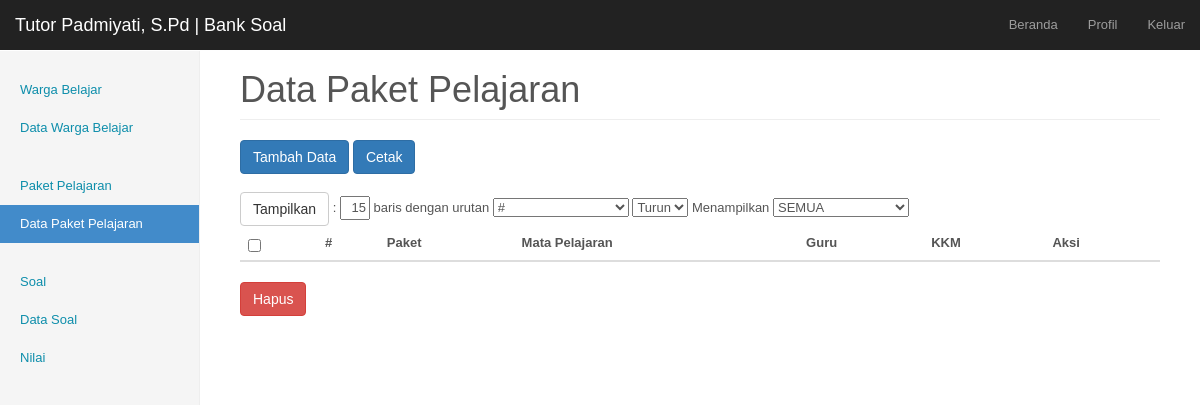
/tutor/index.php?p=data_paket_pelajaran (signed in), run on the app's committed database.
### tables this page shows
CREATE TABLE IF NOT EXISTS `guru` (
  `id_guru` int(3) NOT NULL AUTO_INCREMENT,
  `nip` varchar(22) NOT NULL,
  `nama` varchar(85) NOT NULL,
  `jenis_kelamin` enum('l','p') NOT NULL,
  `tempat_lahir` varchar(75) NOT NULL,
  `tanggal_lahir` date NOT NULL,
  `alamat` varchar(150) NOT NULL,
  `id_sekolah` int(4) NOT NULL,
  `sebagai` enum('guru','admin') NOT NULL,
  `pendidikan_akhir` varchar(30) NOT NULL,
  `username` varchar(20) NOT NULL,
  `password` varchar(12) NOT NULL,
  `tgl_input` date NOT NULL,
  PRIMARY KEY (`id_guru`)
);

CREATE TABLE IF NOT EXISTS `menu` (
  `id_menu` int(2) NOT NULL AUTO_INCREMENT,
  `login` enum('guru','admin','semua') NOT NULL,
  `menu` varchar(250) NOT NULL,
  `link` varchar(450) NOT NULL,
  `tempat` enum('atas','bawah') NOT NULL,
  `level` int(1) NOT NULL,
  PRIMARY KEY (`id_menu`)
);

### tutor/index.php (called while the page is built)
<?php
	require "halaman.php";
?>

### tutor/halaman.php (shortened to what this page needs)
<?php
	$queryadmin=mysql_query("SELECT * FROM guru WHERE id_guru='$_SESSION[id_admin]'");
	$admin=mysql_fetch_array($queryadmin);
	if($admin['sebagai']=="guru"){
?>
<!DOCTYPE html PUBLIC "-//W3C//DTD XHTML 1.0 Transitional//EN" "http://www.w3.org/TR/xhtml1/DTD/xhtml1-transitional.dtd">
<html xmlns="http://www.w3.org/1999/xhtml">
<head>
<link rel="stylesheet" type="text/css" href="../css/bootstrap.css" />
<link rel="stylesheet" type="text/css" href="../css/jquery-ui-1.10.4.custom.css" />
<link rel="stylesheet" type="text/css" href="css/halaman-style-admin.css" />
<link rel="stylesheet" type="text/css" href="css/eventCalendar.css" />
<link rel="stylesheet" type="text/css" href="css/eventCalendar_theme_responsive.css" />
</head>
<body data-spy="scroll" data-target="#myScrollspy">
	<nav class="navbar navbar-inverse navbar-fixed-top" role="navigation">
      <div class="container-fluid">
        <div class="navbar-header">
          <a class="navbar-brand" href="#">Tutor <?php echo $admin['nama']; ?> | Bank Soal</a>
        </div>
        <div id="navbar" class="navbar-collapse collapse">
        	<ul class="nav navbar-nav navbar-right">
        	<?php
				$querymenu=mysql_query("SELECT menu, link FROM menu WHERE (login='semua' OR login='guru') AND tempat='atas' ORDER BY level ASC");
				$pagenow=$_GET['p'];
				while($menu1=mysql_fetch_array($querymenu)){
					$menu=explode("-",$menu1['menu']);
					$link=explode("-",$menu1['link']);
					for($i=0;$i<count($menu);$i++){
						if($link[$i]=="?p=" . $pagenow || $link[$i]==$pagenow)
							echo "<li><a href='#' class='aktif-menu'>$menu[$i]</a></li>";
						else
							echo "<li><a href='$link[$i]'>$menu[$i]</a></li>";
					}
				}
			?>
          	</ul>
        </div>
      </div>
    </nav>
    <div class="container-fluid">
    	<div class="row">
        <div class="col-sm-3 col-md-2 sidebar">
        	<?php
				$querymenu2=mysql_query("SELECT menu, link FROM menu WHERE (login='semua' OR login='guru') AND tempat='bawah' ORDER BY level ASC");
				while($menu2=mysql_fetch_array($querymenu2)){
					$menu=explode("-",$menu2['menu']);
					$link=explode("-",$menu2['link']);
					echo "<ul class='nav nav-sidebar'>";
					for($i=0;$i<count($menu);$i++){
						if($link[$i]=="?p=".$pagenow || $link[$i]==$pagenow){
							echo "<li class='active'><a href='#'>$menu[$i]";
							echo "</a></li>";
						}
						else{
							echo "<li><a href='$link[$i]'>$menu[$i]
							";
							echo "</a></li>";
						}
					}
					echo "</ul>";
				}
			?>
        </div>
        <div class="col-sm-9 col-sm-offset-3 col-md-10 col-md-offset-2 main">
            <?php require "include/body-isi.php";
			?>
        </div>
    </div>
</body>
</html>
<?php
	}
?>

### tutor/include/body-isi.php (shortened to what this page needs)
<?php
	$p=$_GET['p'];
	$l="?p=".$p;
	$header="";
	$pagequery=mysql_query("SELECT menu,link FROM menu WHERE link like '%$l%'");
	$page=mysql_fetch_array($pagequery);
	$m=explode("-",$page['menu']);
	$lin=explode("-",$page['link']);
	for($i=0;$i<count($m);$i++){
		if($lin[$i]==$l){
			$header=$m[$i];
		}
	}
	switch($p){
		case 'data_paket_pelajaran' :
			echo "<h1 class='page-header'>$header</h1>";
			include "page-datapaketpelajaran.php";
			break;
	}
?>

### tutor/css/halaman-style-admin.css (style rules this page uses)
body { padding-top: 50px; }
.navbar-fixed-top { border: 0; }
.sidebar { display: none; }
@media (min-width: 768px) { .sidebar { position: fixed; top: 51px; bottom: 0; left: 0; z-index: 1000; display: block; padding: 20px; overflow-x: hidden; overflow-y: auto; background-color: #f5f5f5; border-right: 1px solid #eee; } }
.nav-sidebar { margin-right: -21px; margin-bottom: 20px; margin-left: -20px; }
.nav-sidebar > li > a { padding-right: 20px; padding-left: 20px; }
.nav-sidebar > .active > a, .nav-sidebar > .active > a:hover, .nav-sidebar > .active > a:focus { color: #fff; background-color: #428bca; }
.main { padding: 20px; }
@media (min-width: 768px) { .main { padding-right: 40px; padding-left: 40px; } }
.main .page-header { margin-top: 0; }

### tutor/css/eventCalendar_theme_responsive.css (style rules this page uses)
body { font-family: Arial, "Lucida Grande", sans-serif; font-size: 13px; line-height: 18px; color: #555; background-color:#fff; }
a { color: #0E8EAB }

### data on the page
guru: nama "Padmiyati, S.Pd"
menu: menu "Beranda", menu "Profil", menu "Keluar"
menu: menu "Warga Belajar", menu "Data Warga Belajar"
menu: menu "Paket Pelajaran", menu "Data Paket Pelajaran"
menu: menu "Soal", menu "Data Soal", menu "Nilai"
